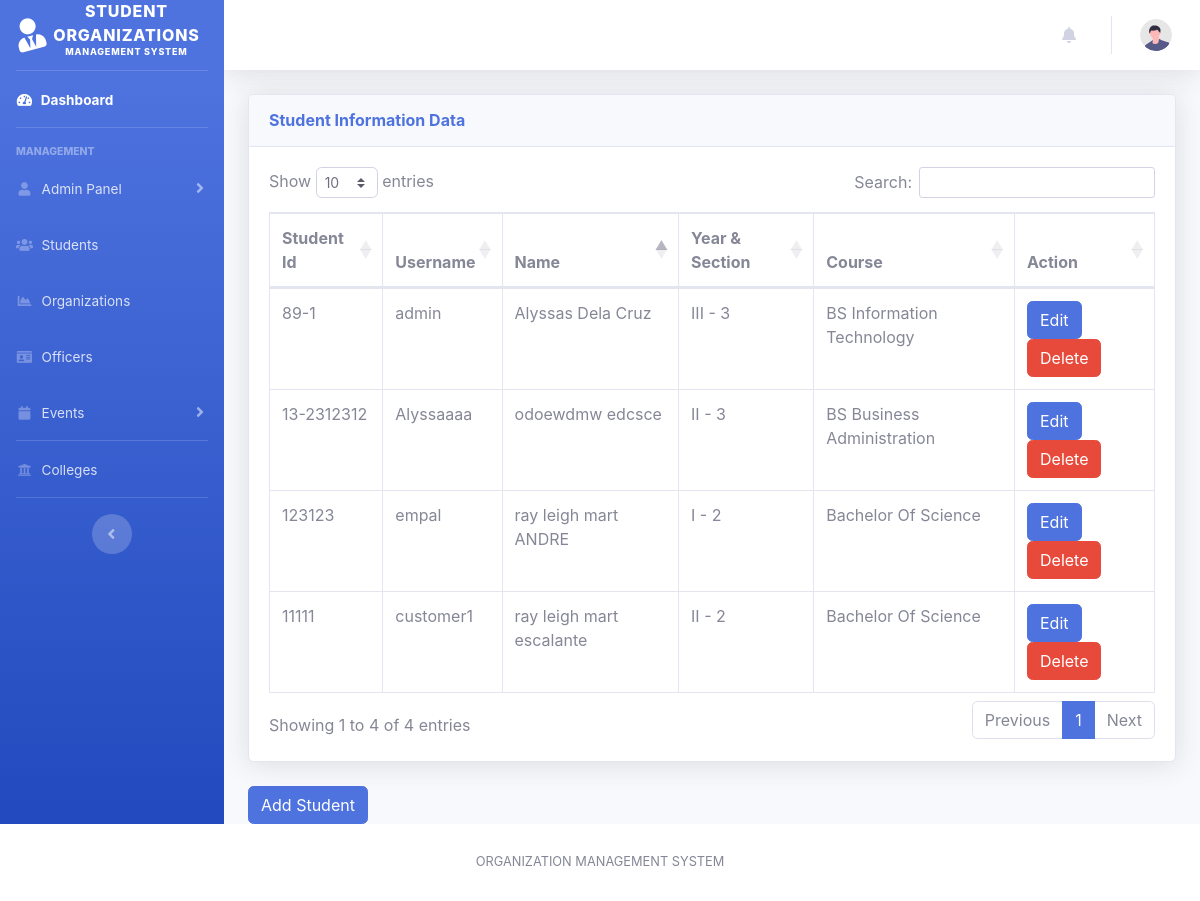
The app's page /admin/students_data.php with its own data.
### tables this page shows
CREATE TABLE `students`  (
  `id` int NOT NULL AUTO_INCREMENT,
  `student_id` varchar(10) NOT NULL,
  `username` varchar(50) NOT NULL,
  `password` varchar(50) NOT NULL,
  `lastname` varchar(255) NOT NULL,
  `firstname` varchar(255) NOT NULL,
  `middlename` varchar(255) NOT NULL,
  `course` varchar(255) NOT NULL,
  `year` varchar(10) NOT NULL,
  `section` varchar(10) NOT NULL,
  `gender` varchar(20) NOT NULL,
  `dob` date NOT NULL,
  `age` int NOT NULL,
  `email` varchar(100) NOT NULL,
  `phone` varchar(20) NOT NULL,
  `street` varchar(255) NOT NULL,
  `barangay` varchar(255) NOT NULL,
  `municipality` varchar(255) NOT NULL,
  `province` varchar(255) NOT NULL,
  `role` varchar(255) NOT NULL,
  `region` varchar(255) NULL DEFAULT NULL,
  `position` varchar(255) NULL DEFAULT NULL,
  PRIMARY KEY (`id`) USING BTREE
);

### admin/students_data.php (the view, shortened to what this page needs)
<?php
include("admin_header.php");
include("../include/connection.php");
$query = "SELECT * FROM students";
$result = mysqli_query($connection, $query);
?>
<body id="page-top">
    <div id="wrapper">
        <?php
        include("admin_sidebar.php");
        ?>
        <div id="content-wrapper" class="d-flex flex-column">
            <div id="content">
                <?php
                include("admin_topbar.php");
                ?>
                <div class="container-fluid">
                    <div class="card shadow mb-4">
                        <div class="card-header py-3">
                            <h6 class="m-0 font-weight-bold text-primary">Student Information Data</h6>
                        </div>
                        <div class="card-body">
                            <div class="table-responsive">
                                <table class="table table-bordered" id="studentTables" width="100%" cellspacing="0">
                                    <thead>
                                        <tr>
                                            <th>Student Id</th>
                                            <th>Username</th>
                                            <th>Name</th>
                                            <th>Year & Section</th>
                                            <th>Course</th>
                                            <th>Action</th>
                                        </tr>
                                    </thead>
                                    <tbody>
                                        <?php
                                        while ($row = mysqli_fetch_assoc($result)) {
                                            $name = $row["firstname"]." ".$row["lastname"];
                                            $year_section = $row["year"]." - ".$row["section"];
                                            echo "<tr>";
                                            echo "<td>" . $row['student_id'] . "</td>";
                                            echo "<td>" . $row['username'] . "</td>";
                                            echo "<td>" . $name . "</td>";
                                            echo "<td>" . $year_section . "</td>";
                                            echo "<td>" . $row['course'] . "</td>";
                                            echo "<td>";
                                            echo "<button class='btn btn-primary' data-toggle='modal' data-target='#editModal" . $row['id'] . "'>Edit</button> ";
                                            echo "<button class='btn btn-danger' data-toggle='modal' data-target='#deleteModal" . $row['id'] . "'>Delete</button>";
                                            echo "</td>";
                                            echo "</tr>";
                                            echo "</div>";
                                        }
                                        ?>
                            </div>
                        </div>
                    </div>
<tfoot>
                    <tr>
                        <td colspan="4" style="text-align: center;">
                            <a href="student_registration.php" class="btn btn-primary">Add Student</a>
                        </td>
                    </tr>
                </tfoot>
    <?php
    include("admin_footer.php");
    ?>
</body>

### records on screen
students: student "13-2312312", username "Alyssaaaa", name "odoewdmw edcsce", year_section "II - 3", course "BS Business Administration"
students: student "89-1", username "admin", name "Alyssas Dela Cruz", year_section "III - 3", course "BS Information Technology"
students: student "123123", username "empal", name "ray leigh mart ANDRE", year_section "I - 2", course "Bachelor Of Science"
students: student "11111", username "customer1", name "ray leigh mart escalante", year_section "II - 2", course "Bachelor Of Science"
